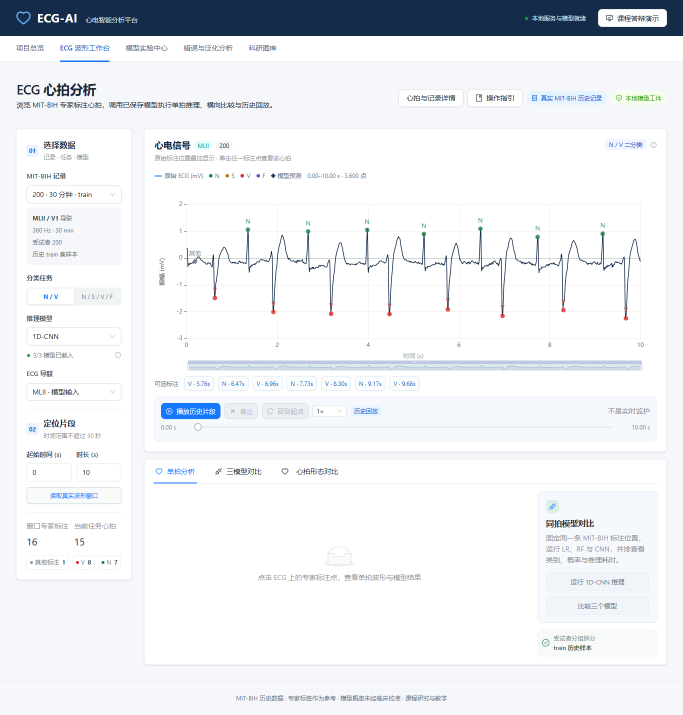
#> input picture web/docs/screenshots/phase3/ai-detection_1366x768.png, 1366 x 1430 px, given in place of dashboard_1366x768.png, which was not available (shown at 1/2 size)
$ python phase3_contacts.py
#> lines starting #> are read from the running program, lines starting #| are printed output that depends on the picture
"""Contact sheets for manual review of the actual browser captures."""
from pathlib import Path
from PIL import Image, ImageDraw

folder=Path(__file__).parent/'docs/screenshots/phase3'
names=['dashboard','ai-detection','comparison','experiments','experiments_nsvf','generalization','gallery']
for size in ['1366x768','1440x900','1920x1080']:
    sheet=Image.new('RGB',(1500,1320),'#E5EAF1')
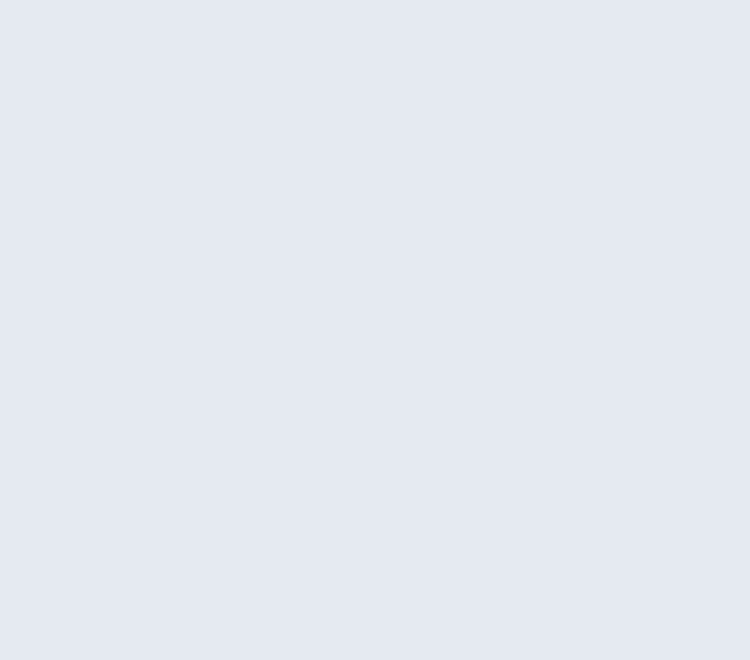
#> sheet: PIL image 1500x1320 RGB (shown at 1/2 size); mean R, G, B 229, 234, 241
    draw=ImageDraw.Draw(sheet)
    for i,name in enumerate(names):
        source=Image.open(folder/f'{name}_{size}.png').convert('RGB')
#> source is the input picture: PIL image 1366x1430 RGB; mean R, G, B 235.7, 238.3, 241.6
        # Review the first 1000px at a common width; originals remain unmodified.
        crop=source.crop((0,0,source.width,min(source.height,source.width*0.8)))
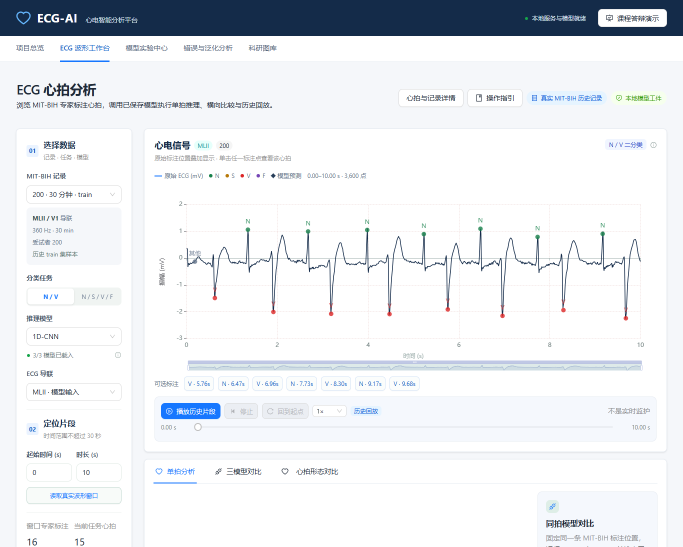
#> crop: PIL image 1366x1093 RGB (shown at 1/2 size); mean R, G, B 232.1, 235, 238.8
        crop.thumbnail((490,400))
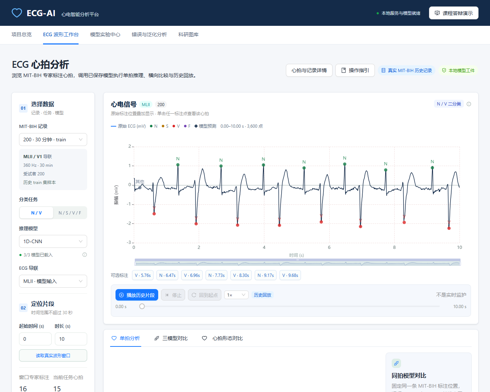
#> crop: PIL image 490x392 RGB; mean R, G, B 231.9, 234.9, 238.7
        x=(i%3)*500+5;y=(i//3)*440+28
        sheet.paste(crop,(x,y))
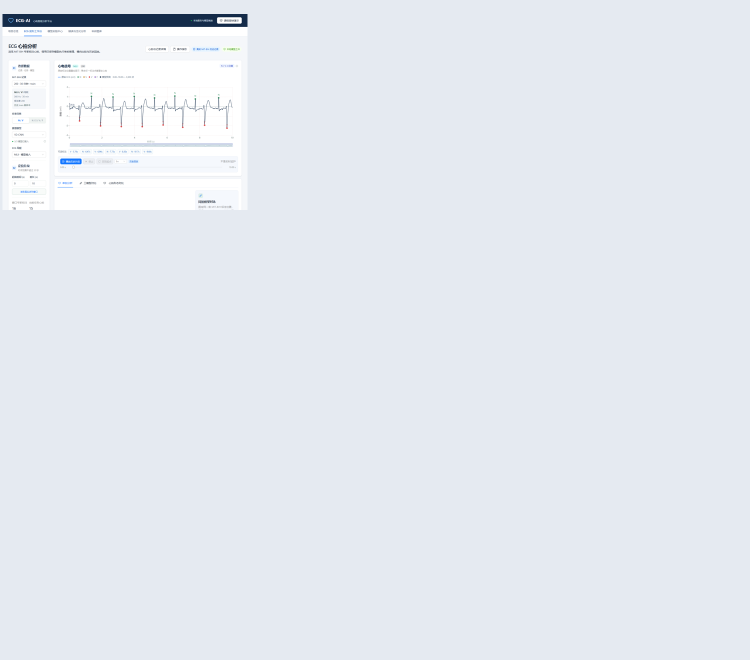
#> sheet: PIL image 1500x1320 RGB (shown at 1/2 size); mean R, G, B 229.3, 234.1, 240.8
#> (the run stopped early here; a loop or call above may not have finished)

$ run again, on web/docs/screenshots/phase3/gallery_1440x900.png
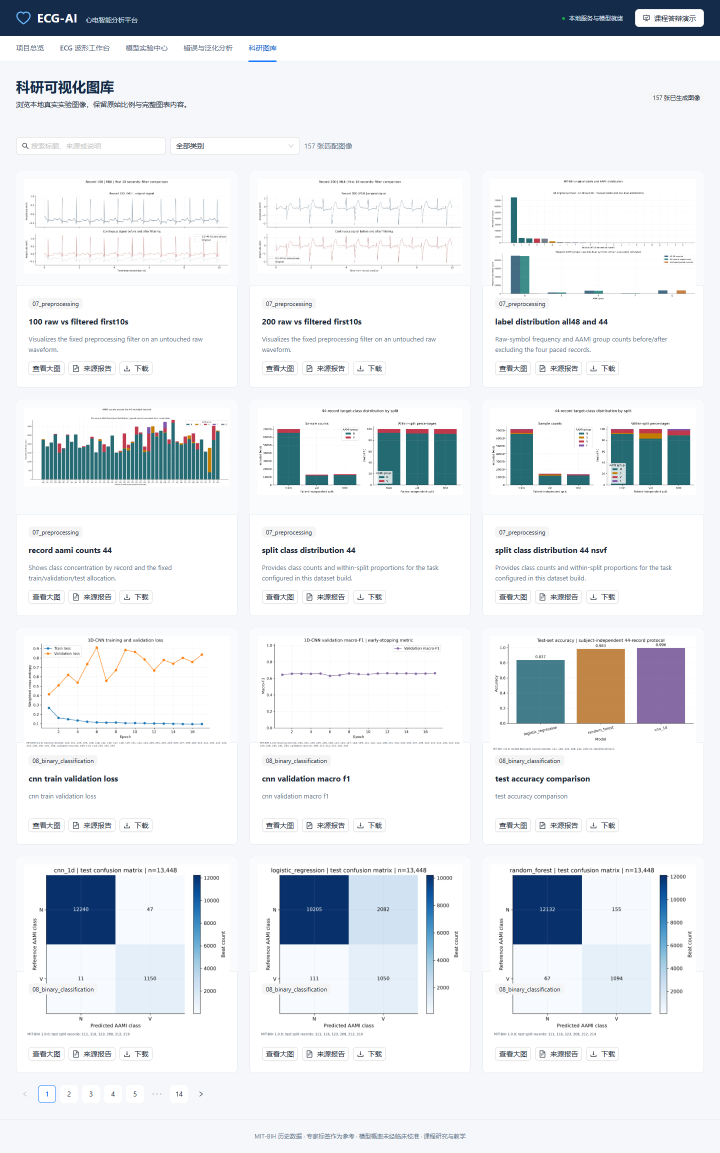
#> input picture web/docs/screenshots/phase3/gallery_1440x900.png, 1440 x 2306 px, given in place of dashboard_1366x768.png, which was not available (shown at 1/2 size)
#> source is the input picture: PIL image 1440x2306 RGB; mean R, G, B 229.5, 233.1, 236.8
#> `crop.thumbnail((490,400))`:
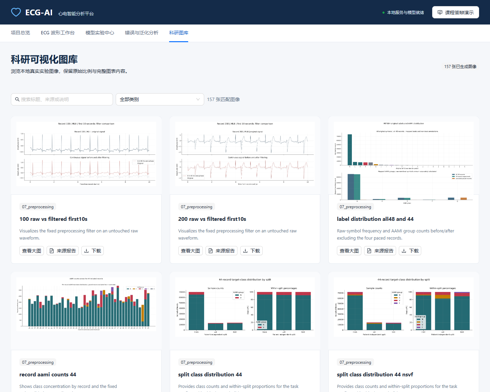
#> crop: PIL image 490x392 RGB; mean R, G, B 225, 229.4, 232.7
#> `sheet.paste(crop,(x,y))`:
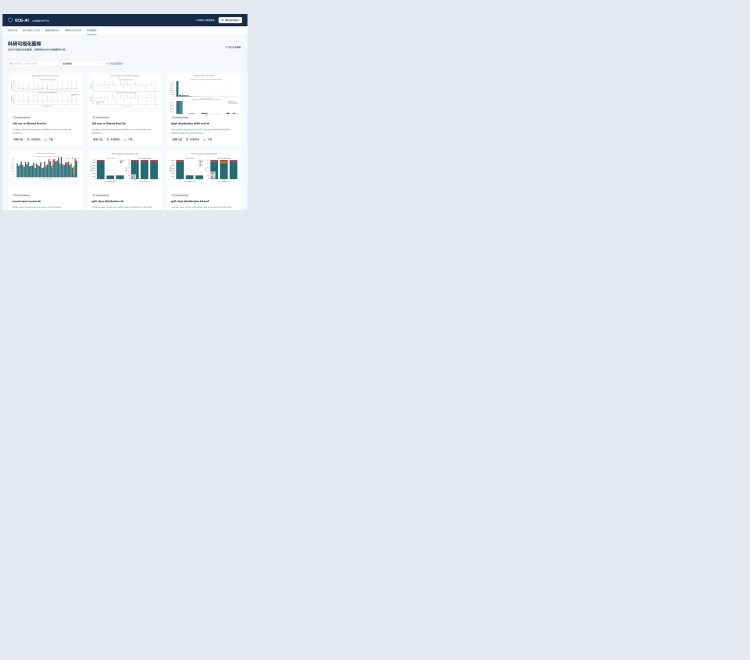
#> sheet: PIL image 1500x1320 RGB (shown at 1/2 size); mean R, G, B 228.6, 233.6, 240.2

$ run again, on web/docs/screenshots/phase3/generalization_1440x900.png
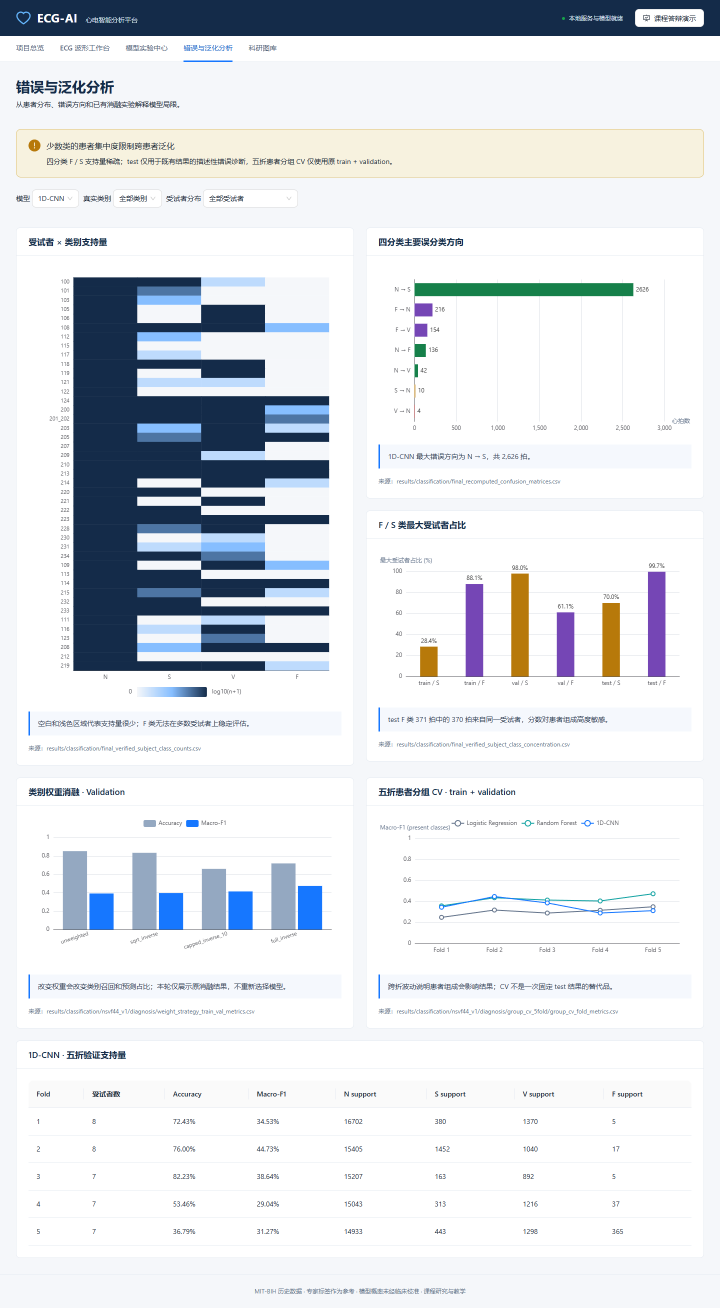
#> input picture web/docs/screenshots/phase3/generalization_1440x900.png, 1440 x 2616 px, given in place of dashboard_1366x768.png, which was not available (shown at 1/2 size)
#> source is the input picture: PIL image 1440x2616 RGB; mean R, G, B 223.7, 227.4, 232
#> `crop.thumbnail((490,400))`:
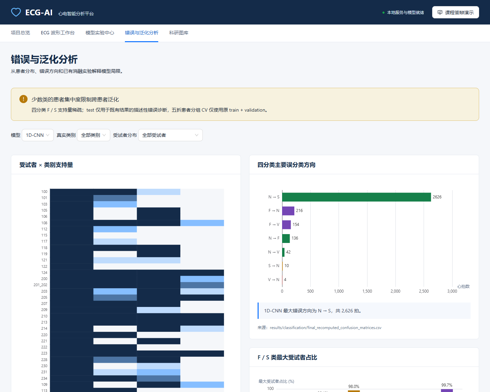
#> crop: PIL image 490x392 RGB; mean R, G, B 206.1, 212.1, 217.6
#> `sheet.paste(crop,(x,y))`:
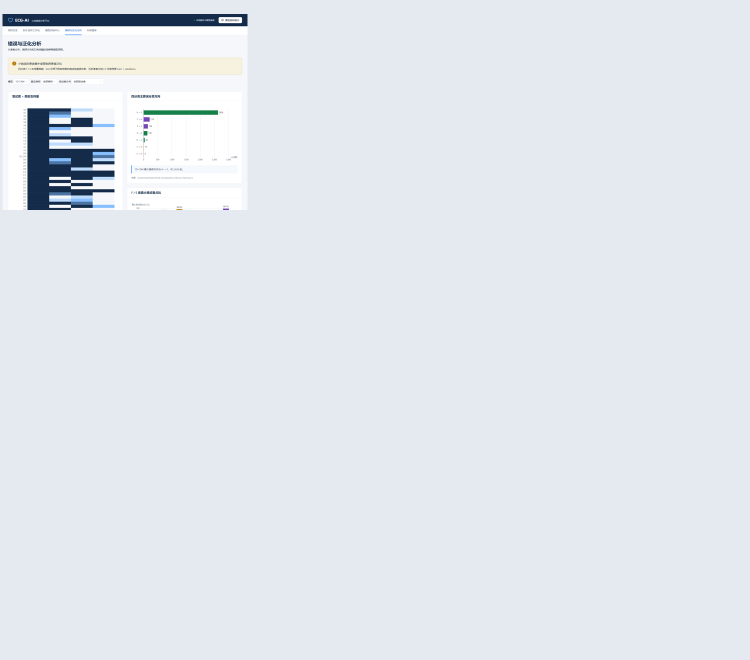
#> sheet: PIL image 1500x1320 RGB (shown at 1/2 size); mean R, G, B 226.8, 231.9, 238.7
